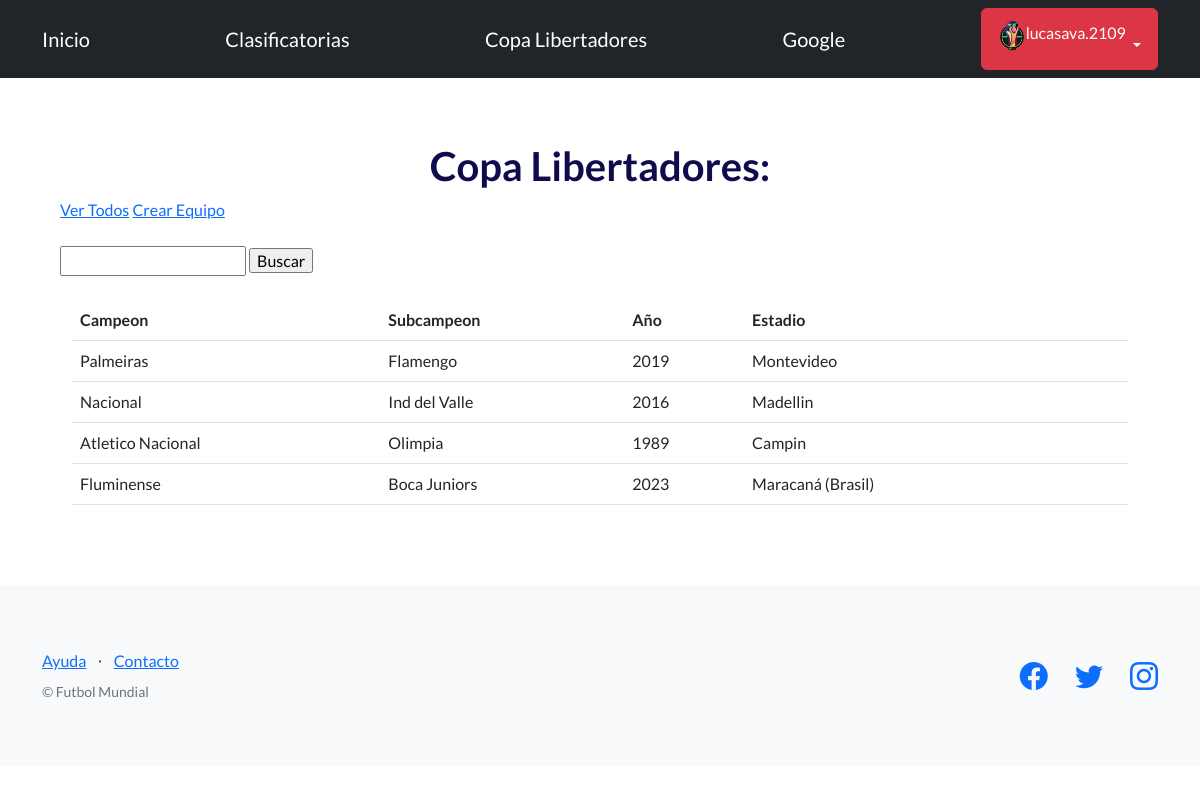
/futbol/copa/ (signed in), run on the app's committed database.
### perfiles/models.py (models this page shows, shortened)
class Avatar(models.Model):
   user = models.OneToOneField(User, on_delete=models.CASCADE, null=True)
   imagen = models.ImageField(upload_to='avatares', null=True, blank=True)

### control/models.py (models this page shows, shortened)
class Copa_Libertadores(models.Model):
    campeon=models.CharField(max_length=150)
    subcampeon=models.CharField(max_length=150)
    año=models.IntegerField()
    estadio=models.CharField(max_length=250)
    creador = models.ForeignKey(User, on_delete=models.SET_NULL, null=True)

### control/views.py (the view)
# urls.py: path("copa/", copa, name="copa"),
def copa(request):
    contexto = {
        "cupos": Copa_Libertadores.objects.all(),
    }
    http_response = render(
        request=request,
        template_name='control/lista_equipos.html',
        context=contexto,
    )
    return http_response

### control/templates/control/lista_equipos.html (shortened to what this page needs)
{% extends "base.html" %}
{% block contenido %}
<h1 style="color: rgb(15, 12, 77);">
    <div style="text-align: center;">
        Copa Libertadores:
    </div>
</h1>
<a href="{% url 'copa' %}">Ver Todos</a>
<a href="{% url 'crear_equipo' %}">Crear Equipo</a>
<br><br>
<form action="{% url 'buscar_equipos' %}" method="post">
  <input type="text" name="busqueda">
  <input type="submit" value="Buscar">
</form>
<br>
<div class="container">
<table class="table">
  <tbody>
    <tr>
      <th>Campeon</th>
      <th>Subcampeon</th>
      <th>Año</th>
      <th>Estadio</th>
      <th></th>
      <th></th>
    </tr>
    {% for cupo in cupos %}
    <tr>
      <td>{{ cupo.campeon }}</td>
      <td>{{ cupo.subcampeon }}</td>
      <td>{{ cupo.año }}</td>
      <td>{{ cupo.estadio }}</td>
      <td>
      </td>
      <td>
      </td>
    </tr>
  {% endfor %}
  </tbody>
</table>
</div>
{% endblock contenido %}

### templates_base/base.html (shortened to what this page needs)
{% load static %}
<!DOCTYPE html>
<html lang="en">
    <head>
        <link href="https://cdn.jsdelivr.net/npm/bootstrap-icons@1.5.0/font/bootstrap-icons.css" rel="stylesheet" type="text/css" />
        <link href="{% static 'css/styles.css' %}" rel="stylesheet" />
    </head>
    <body>
        <nav class="navbar navbar-dark bg-dark static-top">
            <div class="container">
                    <a class="navbar-brand" href="{% url 'inicio' %}">Inicio</a>
                    <a class="navbar-brand" href="{% url 'selecciones' %}">Clasificatorias</a>
                    <a class="navbar-brand" href="{% url 'copa' %}">Copa Libertadores</a>
                    <a class="navbar-brand" href="https://www.google.com">Google</a>
                    {% if user.is_authenticated %}
                    <div class="dropdown">
                        <button class="btn btn-danger dropdown-toggle" type="button" id="dropdownMenuButton1" data-bs-toggle="dropdown" aria-expanded="false">
                            <div style="display: inline-flex;">
                                <img src="{{user.avatar.imagen.url}}" style="max-width:30px; max-height:30px; border-radius: 50%;">
                                <span>{{ user.username }}</span>
                            </div>
                        </button>
                    </div>
                    {% else %}
                    <a class="btn btn-danger" href="{% url 'login' %}">Inicio Sesión</a>
                    <a class="btn btn-danger" href="{% url 'registro' %}">Registro</a>
                    {% endif %}
                </div>
            </nav>
        <section style="padding:4rem 3rem;">
                <div class="container">
                    {% block contenido %}
                    {% endblock contenido %}
                </div>
        </section>
        <footer class="footer bg-light">
                <div class="container">
                   <div class="row">
                       <div class="col-lg-6 h-100 text-center text-lg-start my-auto">
                           <ul class="list-inline mb-2">
                               <li class="list-inline-item"><a href="#!">Ayuda</a></li>
                               <li class="list-inline-item">⋅</li>
                               <li class="list-inline-item"><a href="#!">Contacto</a></li>
                           </ul>
                           <p class="text-muted small mb-4 mb-lg-0">&copy; Futbol Mundial</p>
                       </div>
                       <div class="col-lg-6 h-100 text-center text-lg-end my-auto">
                           <ul class="list-inline mb-0">
                               <li class="list-inline-item me-4">
                                   <a href="#!"><i class="bi-facebook fs-3"></i></a>
                               </li>
                               <li class="list-inline-item me-4">
                                   <a href="https://twitter.com/coderhouse"><i class="bi-twitter fs-3"></i></a>
                               </li>
                               <li class="list-inline-item">
                                   <a href="https://www.instagram.com/futbolmundial.2109"><i class="bi-instagram fs-3"></i></a>
                               </li>
                           </ul>
                       </div>
                   </div>
               </div>
        </footer>
    </body>
</html>

### data on the page
Copa_Libertadores: campeon "Palmeiras", subcampeon "Flamengo", año "2019", estadio "Montevideo"
Copa_Libertadores: campeon "Nacional", subcampeon "Ind del Valle", año "2016", estadio "Madellin"
Copa_Libertadores: campeon "Atletico Nacional", subcampeon "Olimpia", año "1989", estadio "Campin"
Copa_Libertadores: campeon "Fluminense", subcampeon "Boca Juniors", año "2023", estadio "Maracaná (Brasil)"

### other printed values
{{ user.username }} "lucasava.2109"
